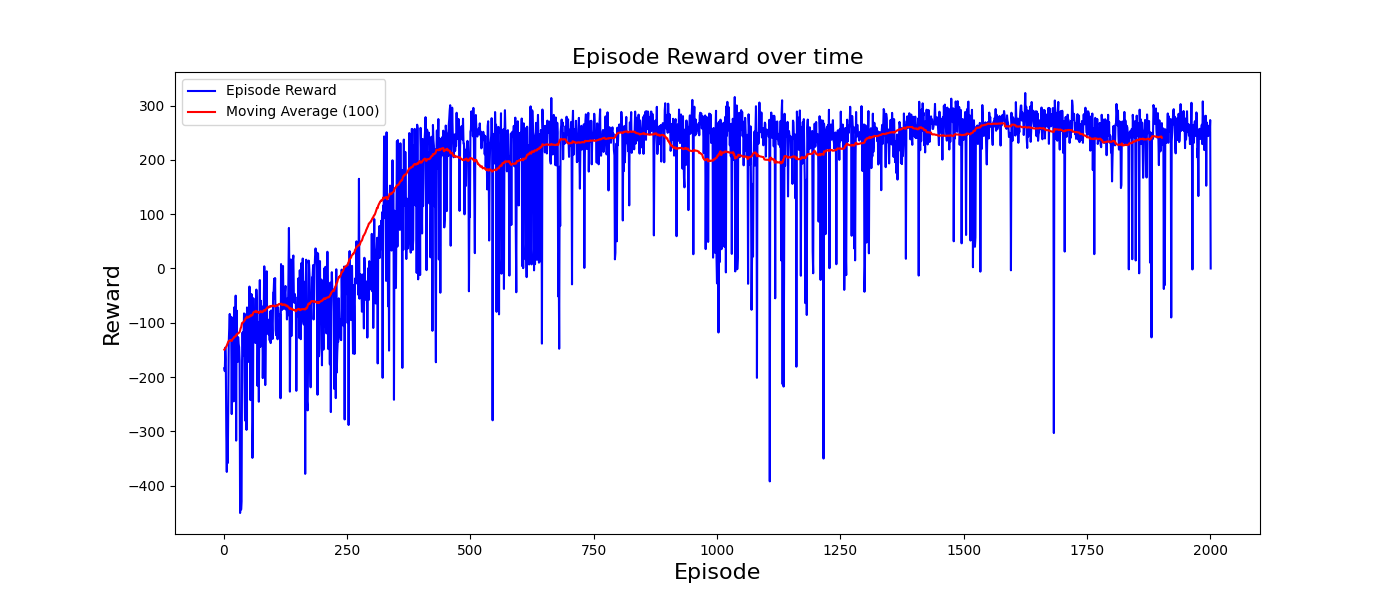

Python code for this plot:
# From: https://github.com/lazavgeridis/LunarLander-v2, dqn version
# Adapted for better ploting

import gym
import torch
import torch.nn as nn
import torch.nn.functional as F
import sys
import os
import argparse
import numpy as np
import random
import matplotlib.pyplot as plt

os.environ['KMP_DUPLICATE_LIB_OK']='True'
torch.set_num_threads(8)

class CNN(nn.Module):

    def __init__(self, env_actions):
        super(CNN, self).__init__()
        self.conv1 = nn.Conv2d(1, 32, kernel_size=8, stride=4)
        self.conv2 = nn.Conv2d(32, 64, kernel_size=4, stride=2)
        self.conv3 = nn.Conv2d(64, 64, kernel_size=3, stride=1)
        self.fc    = nn.Linear(3136, 512) # 64 x 7 x 7
        self.out   = nn.Linear(512, env_actions)

    def forward(self, x):
        x = F.relu(self.conv1(x))
        x = F.relu(self.conv2(x))
        x = F.relu(self.conv3(x))
        x = self.conv_to_fc(x)
        x = F.relu(self.fc(x))

        return self.out(x)

    def conv_to_fc(self, x):
        size = x.size()[1:] # all dimensions except batch dimension
        num_features = 1
        for s in size:
            num_features *= s

        return x.view(-1, num_features)


class LinearMapNet(nn.Module):
    def __init__(self, input_shape, env_actions):
        super(LinearMapNet, self).__init__()
        self.fc1 = nn.Linear(input_shape, 64)
        self.fc2 = nn.Linear(64, 64)
        self.out = nn.Linear(64, env_actions)

    def forward(self, x):
        x = torch.tanh(self.fc1(x))
        x = torch.tanh(self.fc2(x))

        return self.out(x)

class ReplayMemory(object):
    def __init__(self, capacity):
        self.transitions = []
        self.max_capacity = capacity
        self.next_transition_index = 0


    def length(self):
        return len(self.transitions)


    def store(self, state, action, reward, next_state, done):
        transition = (state, action, reward, next_state, done)

        if self.next_transition_index >= self.length():
            self.transitions.append(transition)
        else:
            self.transitions[self.next_transition_index] = transition   # overwrite old experiences

        self.next_transition_index = (self.next_transition_index + 1) % self.max_capacity


    def sample_minibatch(self, batch_size):
        states, actions, rewards, next_states, dones = [], [], [], [], []
        for _ in range(batch_size):
            transition_index = random.randint(0, self.length() - 1)
            transition = self.transitions[transition_index]
            state, action, reward, next_state, done = transition
            states.append(state)
            actions.append(action)
            rewards.append(reward)
            next_states.append(next_state)
            dones.append(done)

        return states, actions, rewards, next_states, dones

def build_qnetwork(env_actions, learning_rate, input_shape, network, device):
    if network == 'cnn':
        qnet = CNN(env_actions)
    else:
        # model = 'linear'
        qnet = LinearMapNet(input_shape, env_actions)
    return qnet.to(device), torch.optim.RMSprop(qnet.parameters(), lr=learning_rate)

def lmn_input(obs):
    net_input = np.expand_dims(obs, 0)
    net_input = torch.from_numpy(net_input)

    return net_input

def epsilon_greedy(q_func, state, eps, env_actions):
    prob = np.random.random()

    if prob < eps:
        return random.choice(range(env_actions))
    elif isinstance(q_func, CNN) or isinstance(q_func, LinearMapNet):
        with torch.no_grad():
            return q_func(state).max(1)[1].item()
    else:
        qvals = [q_func[state + (action, )] for action in range(env_actions)]
        return np.argmax(qvals)

def decay_epsilon(curr_eps, exploration_final_eps):
    if curr_eps < exploration_final_eps:
        return curr_eps
    
    return curr_eps * 0.996

def fit(qnet, qnet_optim, qtarget_net, loss_func, \
        frames, actions, rewards, next_frames, dones, \
        gamma, env_actions, device):

    # compute action-value for frames at timestep t using q-network
    frames_t = torch.cat(frames).to(device)
    actions = torch.tensor(actions, device=device)
    q_t = qnet(frames_t) # q_t tensor has shape (batch, env_actions)
    q_t_selected = torch.sum(q_t * torch.nn.functional.one_hot(actions, env_actions), 1) 

    # compute td targets for frames at timestep t + 1 using q-target network
    dones = torch.tensor(dones, device=device)
    rewards = torch.tensor(rewards, device=device)
    frames_tp1 = torch.cat(next_frames).to(device)
    q_tp1_best = qtarget_net(frames_tp1).max(1)[0].detach() 
    ones = torch.ones(dones.size(-1), device=device)
    q_tp1_best = (ones - dones) * q_tp1_best
    q_targets = rewards + gamma * q_tp1_best

    # td error
    loss = loss_func(q_t_selected, q_targets)
    qnet_optim.zero_grad()
    loss.backward()
    qnet_optim.step()
    #return loss.item()

def update_target_network(qnet, qtarget_net):
    qtarget_net.load_state_dict(qnet.state_dict())

def save_model(qnet, episode, path):
    torch.save(qnet.state_dict(), os.path.join(path, 'qnetwork_{}.pt'.format(episode)))

def moving_average(a, n=3) :
    ret = np.cumsum(a, dtype=float)
    ret[n:] = ret[n:] - ret[:-n]
    return ret[n - 1:] / n

def plot_rewards(chosen_agents, agents_returns, num_episodes, window):
    """
    num_intervals = int(num_episodes / window)
    for agent, agent_total_returns in zip(chosen_agents, agents_returns):
        print(len(agent_total_returns))
        print("\n{} lander average reward = {}".format(agent, sum(agent_total_returns) / num_episodes))
        l = []
        for j in range(num_intervals):
            l.append(round(np.mean(agent_total_returns[j * 100 : (j + 1) * 100]), 1))
        plt.plot(range(0, num_episodes, window), l)
    plt.xlabel("Episodes")
    plt.ylabel("Reward per {} episodes".format(window))
    plt.title("RL Lander(s)")
    plt.legend(chosen_agents, loc="lower right")
    plt.show()
    """
    for agent, agent_total_returns in zip(chosen_agents, agents_returns):
        reward_per_episode = agent_total_returns

    fig, ax = plt.subplots(1, 1, figsize=(14, 6))
    ax.plot(range(1, len(reward_per_episode) + 1), reward_per_episode, 'b', label='Episode Reward')
    ax.plot(range(1, len(reward_per_episode) - 99 + 1), moving_average(reward_per_episode, 100), 'r', label='Moving Average (100)')
    ax.set_title('Episode Reward over time', fontsize=16)
    ax.set_xlabel('Episode', fontsize=16)
    ax.set_ylabel('Reward', fontsize=16)
    ax.legend()
    plt.show()

def dqn_lander(env, n_episodes, gamma, lr, min_eps, \
                batch_size=32, memory_capacity=50000, \
                network='linear', learning_starts=1000, \
                train_freq=1, target_network_update_freq=1000, \
                print_freq=500, render_freq=500, save_freq=1000):

    # set device to run on
    device = torch.device("cuda:0" if torch.cuda.is_available() else "cpu")
    loss_function = torch.nn.MSELoss()

    # path to save checkpoints
    PATH = "./data"
    if not os.path.isdir(PATH):
        os.mkdir(PATH)

    num_actions = env.action_space.n
    input_shape = env.observation_space.shape[-1]
    qnet, qnet_optim = build_qnetwork(num_actions, lr, input_shape, network, device)
    qtarget_net, _ = build_qnetwork(num_actions, lr, input_shape, network, device)
    qtarget_net.load_state_dict(qnet.state_dict())
    qnet.train()
    qtarget_net.eval()
    replay_memory = ReplayMemory(memory_capacity)

    epsilon = 1.0 
    return_per_ep = [0.0] 
    saved_mean_reward = None
    t = 0

    for i in range(n_episodes):
        curr_state = lmn_input(env.reset())
        if (i + 1) % render_freq == 0:
            render = True
        else:
            render = False

        while True:
            if render:
                env.render()

            # choose action A using behaviour policy -> ε-greedy; use q-network
            action = epsilon_greedy(qnet, curr_state.to(device), epsilon, num_actions)
            # take action A, earn immediate reward R and land into next state S'
            next_state, reward, done, _ = env.step(action)
            #next_frame = get_frame(env)
            next_state = lmn_input(next_state)

            # store transition (S, A, R, S', Done) in replay memory
            replay_memory.store(curr_state, action, float(reward), next_state, float(done))

            # if replay memory currently stores > 'learning_starts' transitions,
            # sample a random mini-batch and update q_network's parameters
            if t > learning_starts and t % train_freq == 0:
                states, actions, rewards, next_states, dones = replay_memory.sample_minibatch(batch_size)
                #loss = 
                fit(qnet, \
                    qnet_optim, \
                    qtarget_net, \
                    loss_function, \
                    states, \
                    actions, \
                    rewards, \
                    next_states, \
                    dones, \
                    gamma, \
                    num_actions, 
                    device)

            # periodically update q-target network's parameters
            if t > learning_starts and t % target_network_update_freq == 0:
                update_target_network(qnet, qtarget_net)

            t += 1
            return_per_ep[-1] += reward

            if done:
                if (i + 1) % print_freq == 0:
                    print("\nEpisode: {}".format(i + 1))
                    print("Episode return : {}".format(return_per_ep[-1]))
                    print("Total time-steps: {}".format(t))

                if (i + 1) % 100 == 0:
                    mean_100ep_reward = round(np.mean(return_per_ep[-101:-1]), 1)
                    print("\nLast 100 episodes mean reward: {}".format(mean_100ep_reward))

                if t > learning_starts and (i + 1) % save_freq == 0:
                    if saved_mean_reward is None or mean_100ep_reward > saved_mean_reward:
                        print("\nSaving model due to mean reward increase: {} -> {}".format(saved_mean_reward, mean_100ep_reward))
                        save_model(qnet, i + 1, PATH)
                        saved_mean_reward = mean_100ep_reward

                return_per_ep.append(0.0)
                epsilon = decay_epsilon(epsilon, min_eps)

                break

            curr_state = next_state

    return return_per_ep

def main():
    parser = argparse.ArgumentParser()
    parser.add_argument('--n_episodes', type=int, help='number of training episodes', default=10000, required=False)                            # default number of episodes is 10000
    parser.add_argument('--lr', type=float, help='step-size (or learning rate) used in sarsa, q-learning, dqn', default=1e-3, required=False)   # default step-size is 0.001
    parser.add_argument('--gamma', type=float, help='discount rate, should be 0 < gamma < 1', default=0.99, required=False)                     # default gamma is 0.99
    parser.add_argument('--final_eps', type=float, help='decay epsilon unti it reaches its \'final_eps\' value', default=1e-2, required=False)  # default final eploration epsilon is 0.01
    args = parser.parse_args()

    environment = gym.make("LunarLander-v2")
    print("\nTraining DQN lander with arguments num_episodes={}, learning rate={}, gamma={}, final_epsilon={} ..."\
                    .format(args.n_episodes, args.lr, args.gamma, args.final_eps))
    total_rewards = dqn_lander(environment, args.n_episodes, args.gamma, args.lr, args.final_eps)
    print("Done!")

    environment.close()

    # plot rewards per 'win' episodes for each agent
    win = 100
    plot_rewards(['dqn'], [total_rewards], args.n_episodes, win)


if __name__ == '__main__':
    main()